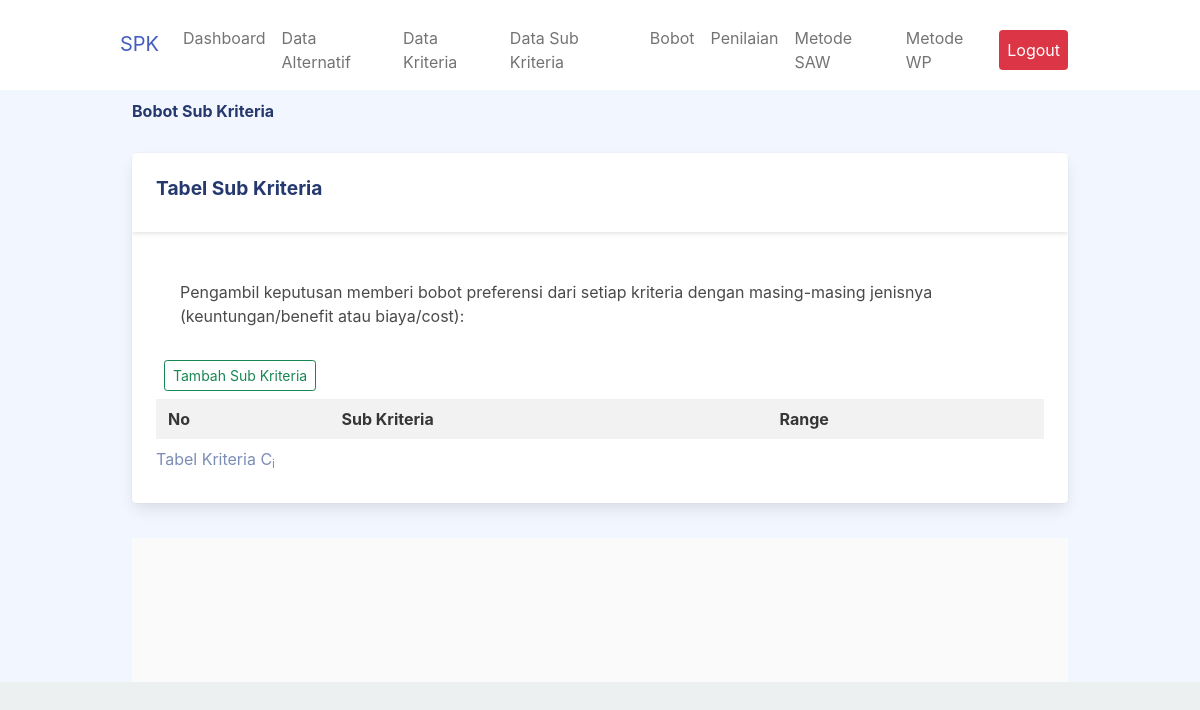
The app's page /sub-kriteria.php (signed in), older data.
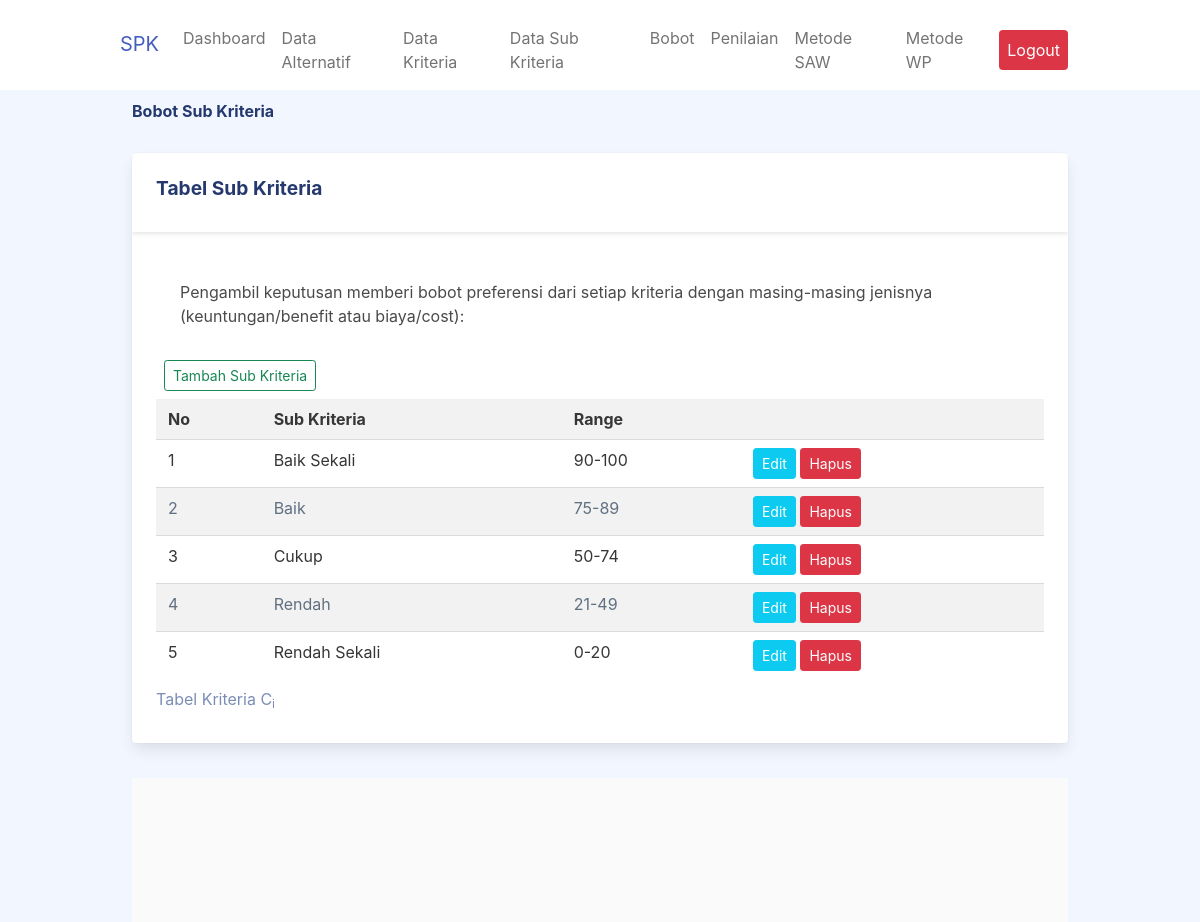
The same page, newer data.
### tables this page shows
CREATE TABLE `saw_sub_criterias` (
  `id` int(11) NOT NULL,
  `sub_criteria` varchar(40) NOT NULL,
  `range_sub` varchar(10) NOT NULL,
  `value` int(11) NOT NULL
);

### sub-kriteria.php (the view, shortened to what this page needs)
<!DOCTYPE html>
<html lang="en">
<?php
require "layout/head.php";
require "include/conn.php";
?>
<body>
  <div id="app">
    <?php require "layout/sidebar.php"; ?>
    <div class="container">
      <div class="page-heading">
        <h3>Bobot Sub Kriteria</h3>
      </div>
      <div class="page-content">
        <section class="row">
          <div class="col-12">
            <div class="card">
              <div class="card-header">
                <h4 class="card-title">Tabel Sub Kriteria</h4>
              </div>
              <div class="card-content">
                <div class="card-body">
                  <p class="card-text">Pengambil keputusan memberi bobot preferensi dari setiap kriteria dengan
                    masing-masing jenisnya (keuntungan/benefit atau biaya/cost):</p>
                </div>
                <button type="button" class="btn btn-outline-success btn-sm m-2" data-bs-toggle="modal"
                  data-bs-target="#inlineForm">
                  Tambah Sub Kriteria
                </button>
                <div class="table-responsive">
                  <table class="table table-striped mb-0">
                    <caption>
                      Tabel Kriteria C<sub>i</sub>
                    </caption>
                    <tr>
                      <th>No</th>
                      <th>Sub Kriteria</th>
                      <th colspan="2">Range</th>
                    </tr>
                    <?php
                    $sql = 'SELECT * FROM saw_sub_criterias';
                    $result = $db->query($sql);
                    $i = 0;
                    while ($row = $result->fetch_object()) {
                      echo "<tr>
        <td class='right'>" . (++$i) . "</td>
        <td class='center'>{$row->sub_criteria}</td>
        <td>{$row->range_sub}</td>
        <td>
            <a href='sub-kriteria-edit.php?id={$row->id}' class='btn btn-info btn-sm'>Edit</a>
            <a class='btn btn-danger btn-sm' href='sub-kriteria-hapus.php?id={$row->id}'>Hapus</a>
            </td>
      </tr>\n";
                    }
                    ?>
                  </table>
                </div>
              </div>
            </div>
          </div>
        </section>
      </div>
      <?php require "layout/footer.php"; ?>
    </div>
  </div>
</body>
</html>

Row changes from the older to the newer data that the page shows:
added saw_sub_criterias: sub_criteria "Baik Sekali", range_sub "90-100"
added saw_sub_criterias: sub_criteria "Baik", range_sub "75-89"
added saw_sub_criterias: sub_criteria "Cukup", range_sub "50-74"
added saw_sub_criterias: sub_criteria "Rendah", range_sub "21-49"
added saw_sub_criterias: sub_criteria "Rendah Sekali", range_sub "0-20"
